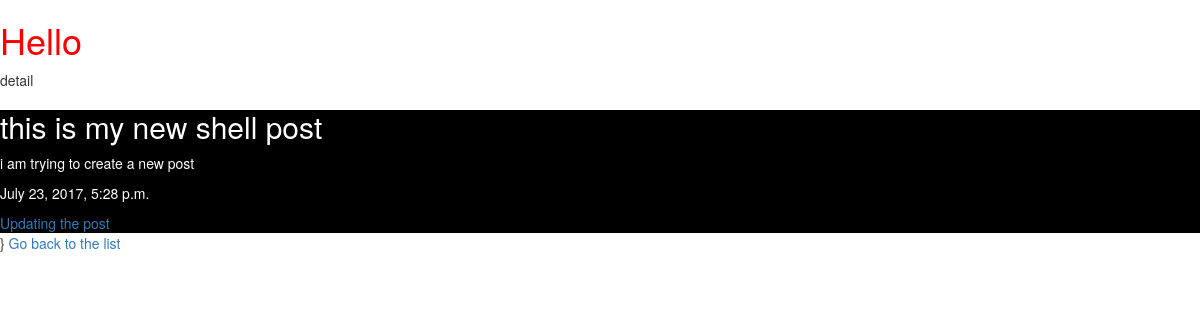
The page /posts/detail/8 on the database its author committed.
### post/models.py (models this page shows, shortened)
class Post(models.Model):
	title = models.CharField(max_length=255)
	content = models.TextField()
	updated = models.DateTimeField(auto_now=True, auto_now_add=False)
	timestamp = models.DateTimeField(auto_now=False, auto_now_add = True)
	def update_url_post(self):
		return reverse("post:update", kwargs={"post_id": self.id})

### post/views.py (the view)
# urls.py: url(r'^detail/(?P<post_id>\d+)$', views.post_detail, name="detail"),
def post_detail(request, post_id):
    obj = get_object_or_404(Post , id = post_id)
    context = {
        "instance": obj,
    }
    return render(request, 'post_detail.html',context)

### post/templates/post_detail.html
{% extends "base.html" %}
{% block content %}
    	{% block head_title %}detail{% endblock head_title %}
    		<div>
    		<h2>{{instance.title}}</h2>
    		<p>{{instance.content}}</p>
    		<p>{{instance.timestamp}}</p>
    		<a href={{instance.update_url_post}}>Updating the post </a>
    		</div>
    }
    	<a href="{% url 'post:list' %}">Go back to the list</a>
{% endblock content%}

### post/static/css/style1.css (style rules this page uses)
div { background-color: black; color: white; }

### rows shown on the page
Post: title "this is my new shell post", content "i am trying to create a new post", timestamp "July 23, 2017, 5:28 p.m."
